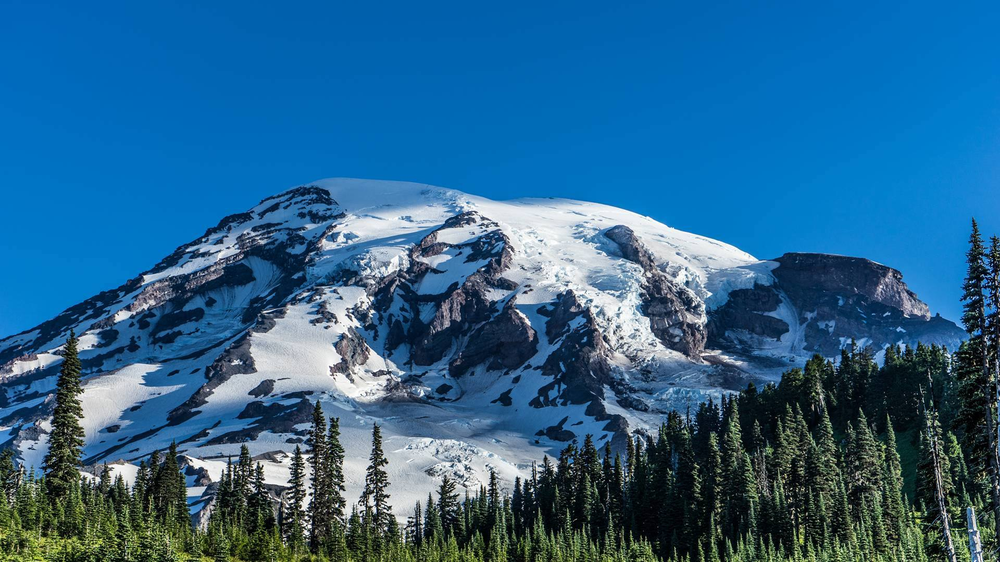
#> input picture image1.png, 1000 x 562 px, shrunk from 1920 x 1080 before the run; its folder holds 5 pictures in this run
$ python image_compression.py
#> lines starting #> are read from the running program, lines starting #| are printed output that depends on the picture
#!/usr/bin/python3
"""Image Compression using DTC for signals course."""


# =============================================================================
# ============================= IMPORTS =======================================
# =============================================================================
import os  # file size comparison

import cv2  # image reading showing writing etc
import matplotlib.pyplot as plt  # plotting
import numpy as np  # array / image manipulation
from scipy.fft import dctn, idctn  # DCT and IDCT

# =============================================================================


# =============================================================================
# ============================= FUNCTIONS =====================================
# =============================================================================
def process_image(image, m):
    """
    Compresses and Decompresses an image by applying 2D DCT and retaining top-left coefficients.

    Args:
        image: The image as a NumPy array.
        m: The number of top-left coefficients to retain.

    Returns:
        The decompressed image as a NumPy array.
    """
    compressed_image = np.zeros_like(image)
    decompressed_image = np.zeros_like(image)
    # NOTE: we will compress each channel separately
    for channel in range(3):
        channel_image = image[:, :, channel]
        block_height, block_width = 8, 8
        for i in range(0, image.shape[0], block_height):
            for j in range(0, image.shape[1], block_width):
                block = channel_image[i : i + block_height, j : j + block_width]
                dct_block = dctn(block)

                dct_block[m:, :] = 0
                dct_block[:, m:] = 0

                # NOTE: this is the decompression part
                idct_block = idctn(dct_block)

                # remove overflow values
                idct_block[idct_block < 0] = 0
                idct_block[idct_block > 255] = 255

                compressed_image[
                    i : i + block_height, j : j + block_width, channel
                ] = dct_block
                decompressed_image[
                    i : i + block_height, j : j + block_width, channel
                ] = idct_block
    # NOTE: saving this to file system is unnecessary made just for simulation
    cv2.imwrite(f"compressed_m_{m}.png", compressed_image)
    cv2.imwrite(f"decompressed_m_{m}.png", decompressed_image)
    return decompressed_image


def compare_sizes(m):
    """
    Compare the sizes of the original and compressed images.

    Args:
        m: The number of top-left coefficients to retain.
    """
    original_size = os.path.getsize("image1.png")
    compressed_size = os.path.getsize(f"compressed_m_{m}.png")
    print(
        f"Original Size: {original_size} byte Compressed Size: {compressed_size} byte image size ratio: {compressed_size/original_size}"
    )


def calculate_psnr(original, decompressed):
    """
    Calculate Peak Signal-to-Noise Ratio (PSNR).

    Args:
        original: The original image as a NumPy array.
        decompressed: The decompressed image as a NumPy array.

    Returns:
        The PSNR value in dB.
    """
    return cv2.PSNR(original, decompressed)


# =============================================================================


def main():
    """Do Main Function."""
    # 1. image reading
    image = cv2.imread("image1.png")
#> image is the input picture: shape (562, 1000, 3); mean B, G, R 140.9, 100.5, 42
    cv2.imshow("Original", image)
    waitForEnter()
#> (key Esc is pressed here)

    # 2. Extract each color components
    # FIXME: this is a silly way to extract channels with reserving zeros
    red = np.zeros_like(image)
    green = np.zeros_like(image)
    blue = np.zeros_like(image)
    red[:, :, 2] = image[:, :, 2]
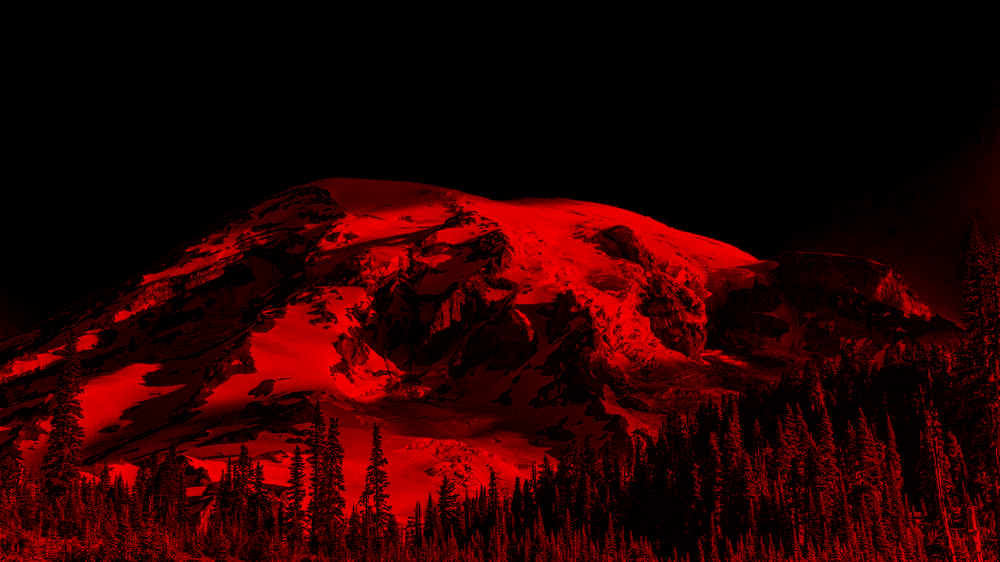
#> red: shape (562, 1000, 3); mean B, G, R 0, 0, 42
    green[:, :, 1] = image[:, :, 1]
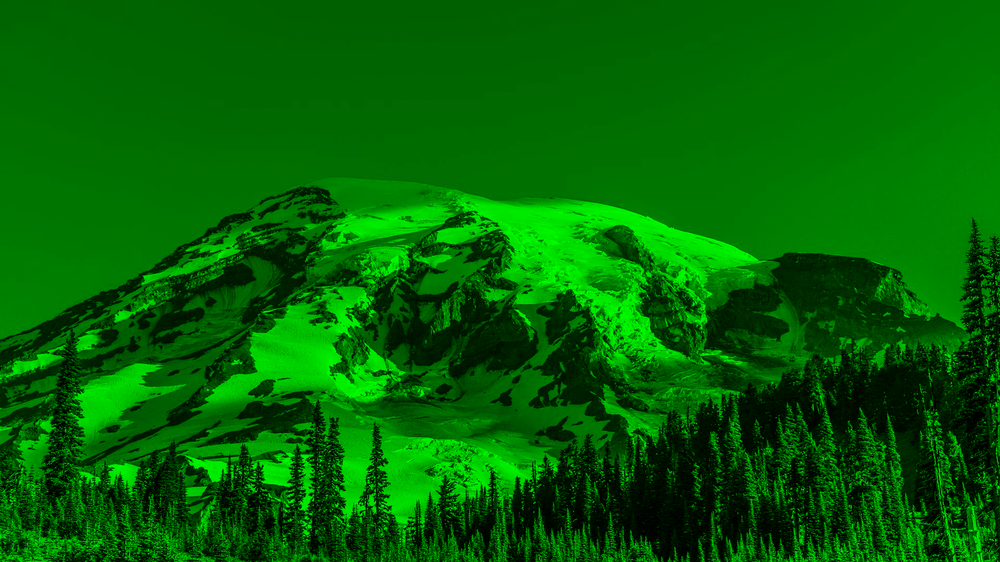
#> green: shape (562, 1000, 3); mean B, G, R 0, 100.5, 0
    blue[:, :, 0] = image[:, :, 0]
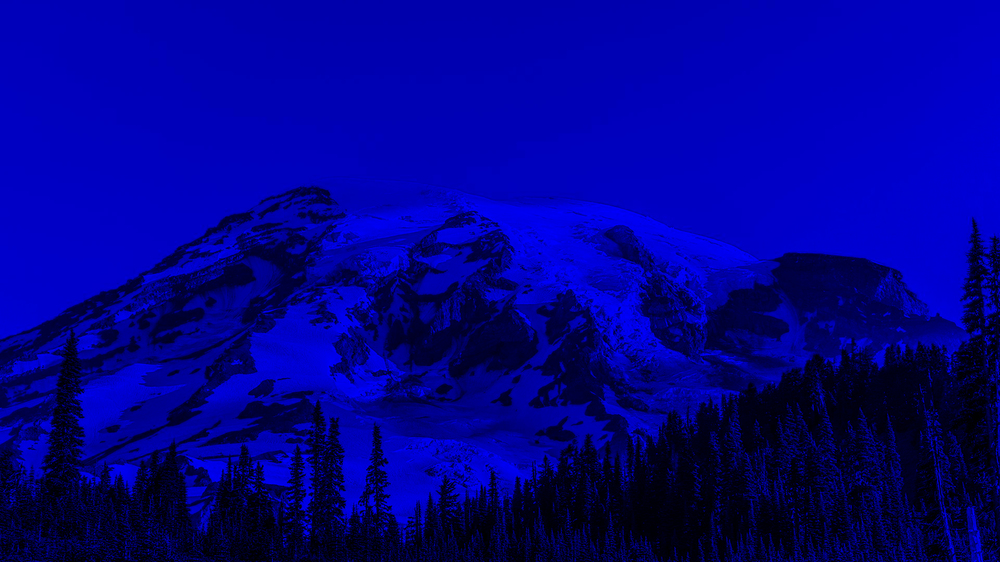
#> blue: shape (562, 1000, 3); mean B, G, R 140.9, 0, 0
    cv2.imshow("Red", red)
    cv2.imshow("Green", green)
    cv2.imshow("Blue", blue)
    waitForEnter()

    # 3. Loop Compress -> compare size -> decompress -> calc PSNR
    psnr_values = []
    for m in range(1, 5):
        print(f"Compressing with m={m}")
        decompressed_image = process_image(image.copy(), m)
        compare_sizes(m)
        psnr = calculate_psnr(image, decompressed_image)
        psnr_values.append(psnr)
        print(f"PSNR (m={m}): {psnr:.2f} dB")
        cv2.imshow(f"Decompressed m={m}", decompressed_image)
        waitForEnter()
#> this loop made 4 passes
#> psnr on passes 1 to 4: 19.59, 21.75, 23.45, 25.17
#| PSNR (m=1): 19.59 dB
#| PSNR (m=2): 21.75 dB
#| PSNR (m=3): 23.45 dB
#| PSNR (m=4): 25.17 dB
#> pass 1, in process_image, `cv2.imwrite(f"compressed_m_{m}.png", compressed_image)`:
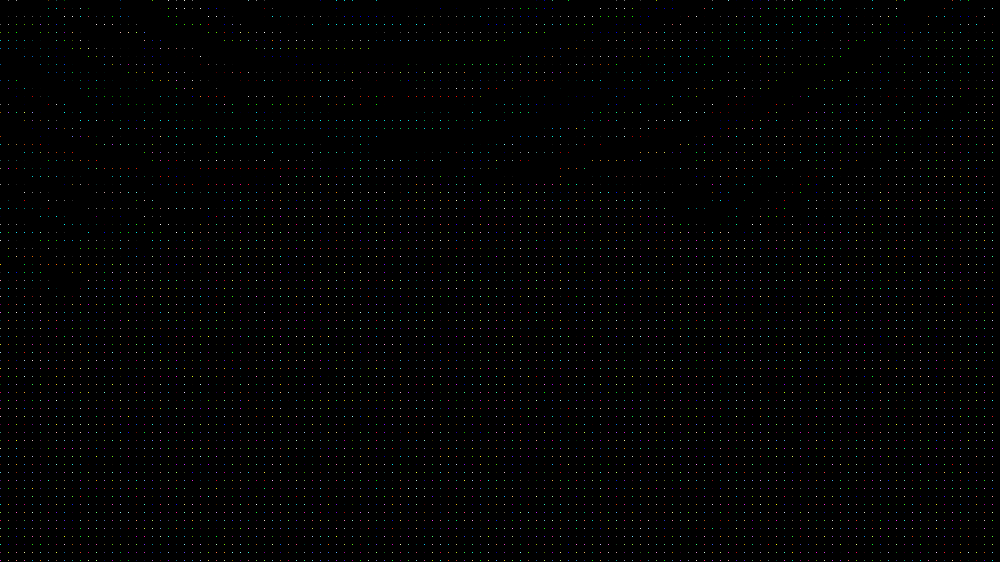
#> saved as compressed_m_1.png: shape (562, 1000, 3); mean B, G, R 1.7, 1.7, 1.6
#> pass 1, in process_image, `cv2.imwrite(f"decompressed_m_{m}.png", decompressed_image)`:
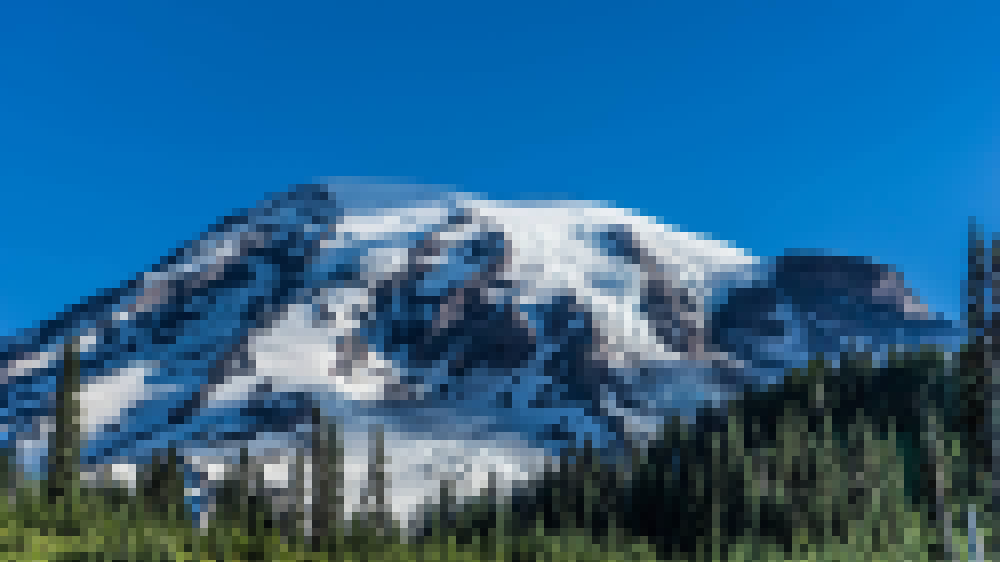
#> saved as decompressed_m_1.png: shape (562, 1000, 3); mean B, G, R 140.5, 100.1, 41.6
#> pass 2, in process_image (call 2), `cv2.imwrite(f"decompressed_m_{m}.png", decompressed_image)`:
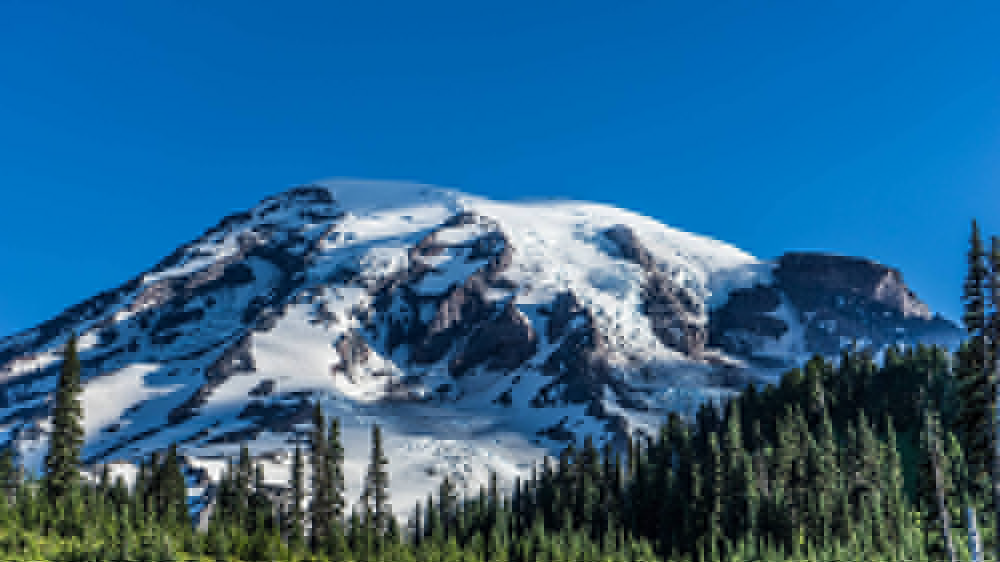
#> saved as decompressed_m_2.png: shape (562, 1000, 3); mean B, G, R 140.5, 100.1, 41.7
#> after the loop, psnr_values = [19.59, 21.75, 23.45, 25.17]

    # 4. plot PSNR values
    plt.plot(range(1, 5), psnr_values, marker="o")
    plt.xlabel("m")
    plt.ylabel("PSNR")
    plt.title("PSNR vs m")
    plt.show()
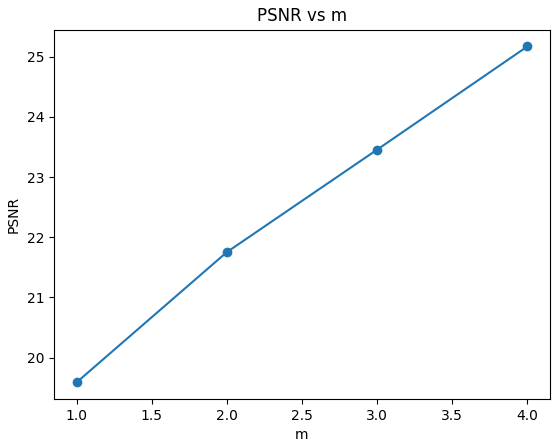
#> figure drawn by matplotlib, 1 panel


def waitForEnter():
    """Wait for enter key to be pressed."""
    while True:
        if cv2.waitKey(1) == 13:
            break
    cv2.destroyAllWindows()


if __name__ == "__main__":
    main()
